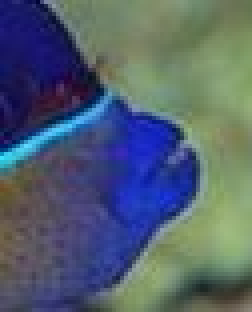
#> input picture susanedge/test_data/fish_image_small.jpg, 63 x 78 px (shown 4 times larger)
$ python susanedge.py test_data/fish_image_small.jpg   (Python 2 division)
#> lines starting #> are read from the running program, lines starting #| are printed output that depends on the picture; after the words box and inside, x2 and y2 are one past the last pixel; in counts of white or black regions, pixels touching at a corner belong together
from __future__ import division
import matplotlib.pyplot as plt
import Image
import scipy.ndimage as ndimage
import numpy as np
import sys
from optparse import OptionParser

_circle_points_x = np.array([0, 0, 0, # left
                            2, 3, 4, # top
                            2, 3, 4, # bottom
                            6, 6, 6, # right
                            1, 2, 3, 4, 5,
                            1, 2, 3, 4, 5,
                            1, 2, 3, 4, 5,
                            1, 2, 3, 4, 5,
                            1, 2, 3, 4, 5])

_circle_points_y = np.array([2, 3, 4, # left
                      0, 0, 0, # top
                      6, 6, 6, # bottom
                      2, 3, 4, # right
                      1, 1, 1, 1, 1,
                      2, 2, 2, 2, 2,
                      3, 3, 3, 3, 3,
                      4, 4, 4, 4, 4,
                      5, 5, 5, 5, 5])

# taken from ---------- http://stackoverflow.com/questions/2770356/extract-points-within-a-shape-from-a-raster
def intceil(x):
    return int(np.ceil(x))

# [14 lines left out: function points_in_circle, not called in this run]
# end taken from ---------- http://stackoverflow.com/questions/2770356/extract-points-within-a-shape-from-a-raster

def points_in_circle_fast(circle, arr):
    "A generator to return all points whose indices are within given circle."
    i0,j0 = circle
    points_x = _circle_points_x + i0
    points_y = _circle_points_y + j0

    circle_p = arr[i0-3, j0-1:j0+2].reshape(-1) # left
    circle_p = np.append(circle_p, arr[i0-1:i0+2, j0-3].reshape(-1)) # top
    circle_p = np.append(circle_p, arr[i0-1:i0+2, j0+3].reshape(-1)) # top
    circle_p = np.append(circle_p, arr[i0+3, j0-1:j0+2].reshape(-1)) # right
    circle_p = np.append(circle_p, arr[i0-2:i0+3, j0-2:j0+3].reshape(-1)) # centre
    return (points_x, points_y, circle_p)

# [51 lines left out: functions simple_susan, simple_susan_fast, smooth_susan, not called in this run]


def step_edge_dir(centre_x, centre_y, usan_points_x, usan_points_y, usan, usan_sum, usan_x, usan_y):

    # [5 lines of commented-out code are left out]

    diff = np.array([centre_x - usan_x, centre_y - usan_y])
    diff_n = diff/np.sqrt(diff**2)
    edge_angle = np.arctan(diff_n[1] / diff_n[0])

    #edge_y = np.cos(edge_angle)
    #edge_x = np.sin(edge_angle)

    return edge_angle, diff_n[0], diff_n[1]

def band_edge_dir(usan_points_x, usan_points_y, usan, usan_sum, usan_x, usan_y):
    x_val = (np.power((usan_points_x - usan_x), 2) * usan).sum()
    y_val = (np.power((usan_points_y - usan_y), 2) * usan).sum()
    both_val = (((usan_points_x - usan_x) * (usan_points_y - usan_y)) * usan).sum()
    edge_angle = np.absolute(y_val / x_val) + np.pi/2
    if both_val < 0:
        edge_angle = -edge_angle

    #edge_angle += np.pi/2

    edge_y = np.cos(edge_angle)
    edge_x = np.sin(edge_angle)

    return edge_angle, edge_x, edge_y

def find_edge_dir(usan_points_x, usan_points_y, usan, usan_sum, usan_x, usan_y, r, thresh):
    centre_x = (usan_points_x*usan).sum() / usan_sum
    centre_y = (usan_points_y*usan).sum() / usan_sum

    #print centre_x, centre_y, usan_x, usan_y

    nuc_dist = np.sqrt((centre_x - usan_x)**2 + (centre_y - usan_y)**2)

    if (usan > thresh).sum() < (2*r) and nuc_dist > 1.0:
        #return (2, 1, 2)
        return band_edge_dir(usan_points_x, usan_points_y, usan, usan_sum, usan_x, usan_y)
    else:
        #return (0, 0, 0)
        return step_edge_dir(centre_x, centre_y, usan_points_x, usan_points_y, usan, usan_sum, usan_x, usan_y)


# begin code from http://old.nabble.com/canny1d-filter--td23223688.html ----------------------
_N  = np.array([[0, 1, 0],
                   [0, 0, 0],
                   [0, 1, 0]], dtype=bool)

_NE = np.array([[0, 0, 1],
                   [0, 0, 0],
                   [1, 0, 0]], dtype=bool)

_W  = np.array([[0, 0, 0],
                   [1, 0, 1],
                   [0, 0, 0]], dtype=bool)

_NW = np.array([[1, 0, 0],
                   [0, 0, 0],
                   [0, 0, 1]], dtype=bool)

def nonmax_supress(area_img, angles):
    _NE_d = 0
    _W_d = 1
    _NW_d = 2
    _N_d = 3
    quantized_angle = np.around(angles) % 4
    NE = ndimage.maximum_filter(area_img, footprint=_NE)
    W  = ndimage.maximum_filter(area_img, footprint=_W)
    NW = ndimage.maximum_filter(area_img, footprint=_NW)
    N  = ndimage.maximum_filter(area_img, footprint=_N)
    thinned = (((area_img >= W)  & (quantized_angle == _N_d )) |
             ((area_img >= N)  & (quantized_angle == _W_d )) |
             ((area_img >= NW) & (quantized_angle == _NE_d)) |
             ((area_img >= NE) & (quantized_angle == _NW_d)) )
    thinned_grad = thinned * area_img
    return thinned_grad
    #return (area_img > W)
# end code from http://old.nabble.com/canny1d-filter--td23223688.html ----------------------

def smooth_susan_circle(img, thresh=27.0, r=3.4):
    area = np.zeros_like(img)
    directions_x = np.zeros_like(img)
    directions_y = np.zeros_like(img)
    angles = np.zeros_like(img)
    for x in range(intceil(r), len(img) - intceil(r)):
        print x
        for y in range(intceil(r), len(img[x]) - intceil(r)):
            # http://www.bmva.org/bmvc/1992/bmvc-92-015.pdf implement the circle talked about here, with a 5x5 square with 3 pixels added on each side
            #points_x, points_y, mask = points_in_circle((x, y, r), img)
            points_x, points_y, mask = points_in_circle_fast((x, y), img)
            usan = np.absolute(mask - img[x, y])
            usan = np.exp(-np.power(usan/thresh, 6))
            a = usan.sum()
            nmax = len(usan)
            global_thresh = (3.0 * nmax) / 4.0
            if a < global_thresh:
                area[x, y] = global_thresh - a
            else:
                area[x, y] = 0

            edge_angle, edge_x, edge_y = find_edge_dir(points_x, points_y, usan, a, x+3, y+3, r, thresh)

            angles[x, y] = edge_angle
            directions_x[x, y] = edge_x
            directions_y[x, y] = edge_y

    return area, directions_x, directions_y, angles

def run_prog():
    parser = OptionParser()
    parser.add_option("-n", "--no-dir", help="don't plot direction on the image", action="store_true", default=False)
    parser.add_option("-m", "--no-nomax", help="don't perform nonmax supression on the image", action="store_true", default=False)

    (options, args) = parser.parse_args()

    #imgin = Image.open("/home/mh23g08/susanedge/susanedge/test_data/fish_image_small.jpg")
    imgin = Image.open(args[0])
#> imgin is the input picture: PIL image 63x78 RGB; mean R, G, B 82.8, 96.5, 111.2

    imgin = imgin.convert("L") # convert to greyscale (luminance)
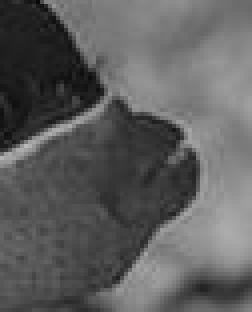
#> imgin: PIL image 63x78 L (shown 4 times larger); min 9, max 186, mean 94.1

    img = np.asarray(imgin)
    img = img.astype(np.float32) # convert to a floating point


    #area_img = simple_susan(img, thresh=10.0)
    area_img, directions_x, directions_y, angles = smooth_susan_circle(img, thresh=27.0)
#> the loop in smooth_susan_circle, `for x in range(intceil(r), len(img) - intceil(r)):` made 70 passes
#| 4
#| 5
#| 6
#| 7
#| 8
#| 9
#| 10
#| 11
#> (further printed lines are left out)
#> after the loop in smooth_susan_circle, `for x in range(intceil(r), len(img) - intceil(r)):`:
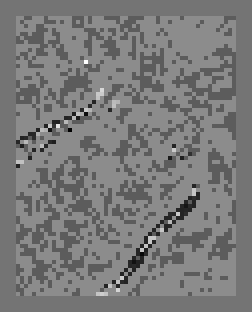
#> angles: shape (78, 63) float32 (shown 4 times larger); min -3.81, max 4.56, mean 0.19; drawn with min black and max white
#> after the loop in smooth_susan_circle, `for x in range(intceil(r), len(img) - intceil(r)):`:
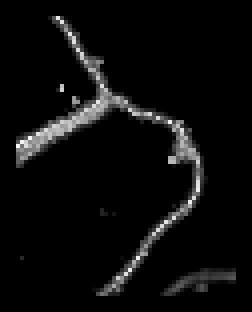
#> area: shape (78, 63) float32 (shown 4 times larger); min 0, max 24.6, mean 1.1; drawn with min black and max white
#> after the loop in smooth_susan_circle, `for x in range(intceil(r), len(img) - intceil(r)):`:
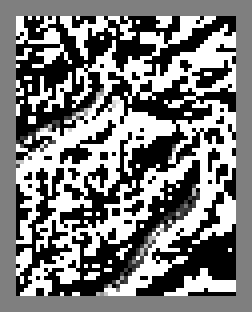
#> directions_x: shape (78, 63) float32 (shown 4 times larger); min -1, max 1, mean -0.0258; drawn with min black and max white
#> after the loop in smooth_susan_circle, `for x in range(intceil(r), len(img) - intceil(r)):`:
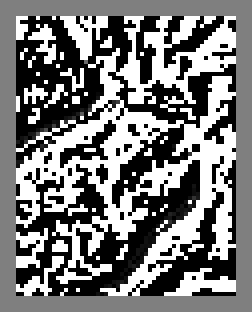
#> directions_y: shape (78, 63) float32 (shown 4 times larger); min -1, max 1, mean -0.0358; drawn with min black and max white
    if not options.no_nomax:
        area_img = nonmax_supress(area_img, angles)
#> in nonmax_supress, `thinned = (((area_img >= W)  & (quantized_angle == _N_d )) | ((area_im..`:
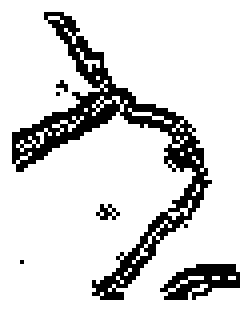
#> thinned: shape (78, 63) bool (shown 4 times larger); 84.7% white; black in thin lines or dots, all inside (x1, y1, x2, y2) = (3, 3, 60, 75)
    #area_img = smooth_susan(img, thresh=10.0)
    #return None
    #angles_n =  (angles + angles.min()) * (255.0/angles.max())
    plt.set_cmap(plt.cm.gray)
    if not options.no_dir:
        plt.quiver(directions_x, directions_y, color='r')
    plt.imshow(area_img)
    plt.show()
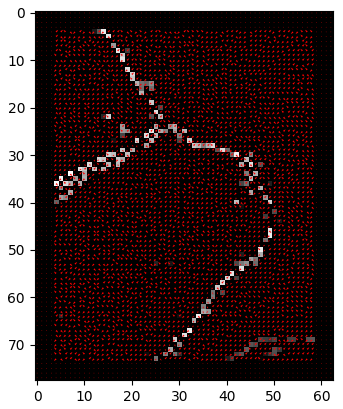
#> figure drawn by matplotlib, 1 panel

if __name__ == '__main__':
    #import timeit
    #t = timeit.Timer("run_prog()", "from __main__ import run_prog")

    #print t.timeit(1)
    run_prog()
